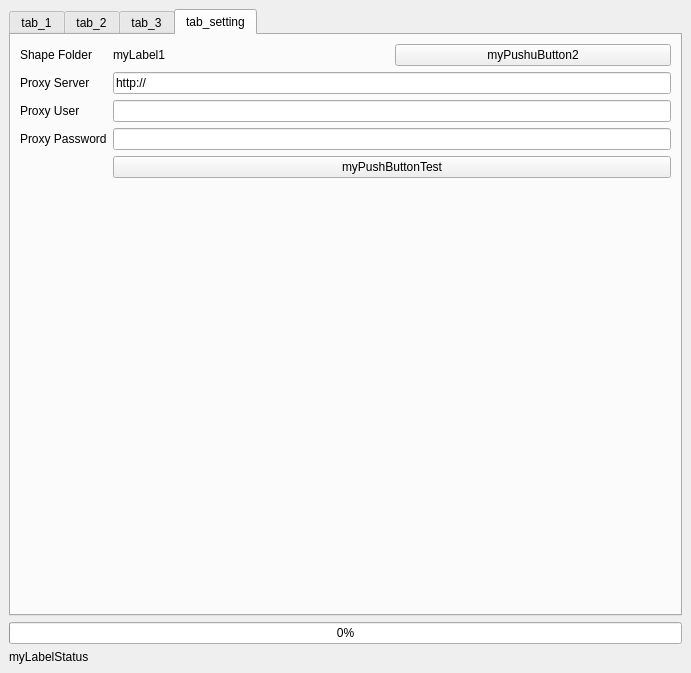
<?xml version="1.0" encoding="UTF-8"?>
<ui version="4.0">
 <class>jpdataDockWidgetBase</class>
 <widget class="QDockWidget" name="jpdataDockWidgetBase">
  <property name="geometry">
   <rect>
    <x>0</x>
    <y>0</y>
    <width>691</width>
    <height>673</height>
   </rect>
  </property>
  <property name="windowTitle">
   <string>jpdata</string>
  </property>
  <widget class="QWidget" name="dockWidgetContents">
   <layout class="QGridLayout" name="gridLayout">
    <item row="9" column="0">
     <widget class="QLabel" name="myLabelStatus">
      <property name="text">
       <string>myLabelStatus</string>
      </property>
     </widget>
    </item>
    <item row="7" column="0">
     <widget class="QTabWidget" name="myTabWidget">
      <property name="currentIndex">
       <number>3</number>
      </property>
      <widget class="QWidget" name="tab">
       <attribute name="title">
        <string>tab_1</string>
       </attribute>
       <layout class="QGridLayout" name="gridLayout_3">
        <item row="1" column="0">
         <layout class="QHBoxLayout" name="horizontalLayout_2">
          <item>
           <spacer name="horizontalSpacer">
            <property name="orientation">
             <enum>Qt::Horizontal</enum>
            </property>
            <property name="sizeHint" stdset="0">
             <size>
              <width>40</width>
              <height>20</height>
             </size>
            </property>
           </spacer>
          </item>
          <item>
           <widget class="QPushButton" name="myPushButton15">
            <property name="text">
             <string>myPushButton15</string>
            </property>
           </widget>
          </item>
          <item>
           <widget class="QPushButton" name="myPushButton11">
            <property name="sizePolicy">
             <sizepolicy hsizetype="Expanding" vsizetype="Fixed">
              <horstretch>0</horstretch>
              <verstretch>0</verstretch>
             </sizepolicy>
            </property>
            <property name="text">
             <string>myPushuButton11</string>
            </property>
           </widget>
          </item>
          <item>
           <widget class="QPushButton" name="myPushButton14">
            <property name="text">
             <string>myPushuButton14</string>
            </property>
           </widget>
          </item>
         </layout>
        </item>
        <item row="0" column="0">
         <widget class="QSplitter" name="splitter">
          <property name="orientation">
           <enum>Qt::Horizontal</enum>
          </property>
          <widget class="QListWidget" name="myListWidget11"/>
          <widget class="QWidget" name="layoutWidget">
           <layout class="QVBoxLayout" name="verticalLayout_1">
            <item>
             <widget class="QListWidget" name="myListWidget12">
              <property name="sizePolicy">
               <sizepolicy hsizetype="Expanding" vsizetype="Expanding">
                <horstretch>0</horstretch>
                <verstretch>0</verstretch>
               </sizepolicy>
              </property>
              <property name="maximumSize">
               <size>
                <width>16777215</width>
                <height>16777215</height>
               </size>
              </property>
             </widget>
            </item>
            <item>
             <widget class="QComboBox" name="myComboBox11">
              <property name="sizePolicy">
               <sizepolicy hsizetype="Expanding" vsizetype="Fixed">
                <horstretch>0</horstretch>
                <verstretch>0</verstretch>
               </sizepolicy>
              </property>
             </widget>
            </item>
           </layout>
          </widget>
         </widget>
        </item>
       </layout>
      </widget>
      <widget class="QWidget" name="tab_2">
       <attribute name="title">
        <string>tab_2</string>
       </attribute>
       <layout class="QGridLayout" name="gridLayout_4">
        <item row="0" column="0">
         <widget class="QListWidget" name="myListWidget23"/>
        </item>
        <item row="1" column="0">
         <widget class="QPushButton" name="myPushButton25">
          <property name="text">
           <string>myPushButton25</string>
          </property>
         </widget>
        </item>
       </layout>
      </widget>
      <widget class="QWidget" name="tab_3">
       <attribute name="title">
        <string>tab_3</string>
       </attribute>
       <layout class="QGridLayout" name="gridLayout_5">
        <item row="0" column="0">
         <layout class="QVBoxLayout" name="verticalLayout_2">
          <item>
           <widget class="QSplitter" name="splitter_2">
            <property name="orientation">
             <enum>Qt::Horizontal</enum>
            </property>
            <widget class="QWidget" name="verticalLayoutWidget">
             <layout class="QVBoxLayout" name="verticalLayout">
              <item>
               <layout class="QHBoxLayout" name="horizontalLayout_3">
                <item>
                 <widget class="QLabel" name="myLabel31">
                  <property name="text">
                   <string>myLabel31</string>
                  </property>
                 </widget>
                </item>
                <item>
                 <widget class="QComboBox" name="myComboBox31">
                  <property name="currentText">
                   <string/>
                  </property>
                 </widget>
                </item>
               </layout>
              </item>
              <item>
               <widget class="QListWidget" name="myListWidget31"/>
              </item>
             </layout>
            </widget>
            <widget class="QListWidget" name="myListWidget32"/>
           </widget>
          </item>
          <item>
           <layout class="QHBoxLayout" name="horizontalLayout_4">
            <item>
             <spacer name="horizontalSpacer_2">
              <property name="orientation">
               <enum>Qt::Horizontal</enum>
              </property>
              <property name="sizeHint" stdset="0">
               <size>
                <width>40</width>
                <height>20</height>
               </size>
              </property>
             </spacer>
            </item>
            <item>
             <widget class="QPushButton" name="myPushButton31">
              <property name="text">
               <string>myPushButton31</string>
              </property>
             </widget>
            </item>
            <item>
             <widget class="QPushButton" name="myPushButton32">
              <property name="text">
               <string>myPushButton32</string>
              </property>
             </widget>
            </item>
           </layout>
          </item>
         </layout>
        </item>
       </layout>
      </widget>
      <widget class="QWidget" name="tab_setting">
       <attribute name="title">
        <string>tab_setting</string>
       </attribute>
       <layout class="QGridLayout" name="gridLayout_6">
        <item row="1" column="1">
         <widget class="QLineEdit" name="myLineEditSetting1">
          <property name="text">
           <string notr="true">http://</string>
          </property>
         </widget>
        </item>
        <item row="2" column="0">
         <widget class="QLabel" name="myLabelSetting3">
          <property name="text">
           <string>Proxy User</string>
          </property>
         </widget>
        </item>
        <item row="0" column="0">
         <widget class="QLabel" name="myLabelSetting1">
          <property name="text">
           <string>Shape Folder</string>
          </property>
         </widget>
        </item>
        <item row="2" column="1">
         <widget class="QLineEdit" name="myLineEditSetting2">
          <property name="text">
           <string notr="true"/>
          </property>
         </widget>
        </item>
        <item row="1" column="0">
         <widget class="QLabel" name="myLabelSetting2">
          <property name="text">
           <string>Proxy Server</string>
          </property>
         </widget>
        </item>
        <item row="3" column="0">
         <widget class="QLabel" name="myLabelSetting4">
          <property name="text">
           <string>Proxy Password</string>
          </property>
         </widget>
        </item>
        <item row="3" column="1">
         <widget class="QLineEdit" name="myLineEditSetting3">
          <property name="text">
           <string notr="true"/>
          </property>
         </widget>
        </item>
        <item row="5" column="1">
         <spacer name="verticalSpacer">
          <property name="orientation">
           <enum>Qt::Vertical</enum>
          </property>
          <property name="sizeHint" stdset="0">
           <size>
            <width>20</width>
            <height>40</height>
           </size>
          </property>
         </spacer>
        </item>
        <item row="0" column="1">
         <layout class="QHBoxLayout" name="horizontalLayout" stretch="0,0">
          <item>
           <widget class="QLabel" name="myLabel1">
            <property name="text">
             <string>myLabel1</string>
            </property>
           </widget>
          </item>
          <item>
           <widget class="QPushButton" name="myPushButton2">
            <property name="sizePolicy">
             <sizepolicy hsizetype="Minimum" vsizetype="Fixed">
              <horstretch>0</horstretch>
              <verstretch>0</verstretch>
             </sizepolicy>
            </property>
            <property name="text">
             <string>myPushuButton2</string>
            </property>
           </widget>
          </item>
         </layout>
        </item>
        <item row="4" column="1">
         <widget class="QPushButton" name="myPushButtonTest">
          <property name="text">
           <string>myPushButtonTest</string>
          </property>
         </widget>
        </item>
       </layout>
      </widget>
     </widget>
    </item>
    <item row="8" column="0">
     <widget class="QProgressBar" name="progressBar">
      <property name="sizePolicy">
       <sizepolicy hsizetype="Expanding" vsizetype="Fixed">
        <horstretch>1</horstretch>
        <verstretch>0</verstretch>
       </sizepolicy>
      </property>
      <property name="value">
       <number>0</number>
      </property>
     </widget>
    </item>
   </layout>
  </widget>
 </widget>
 <resources/>
 <connections/>
</ui>
